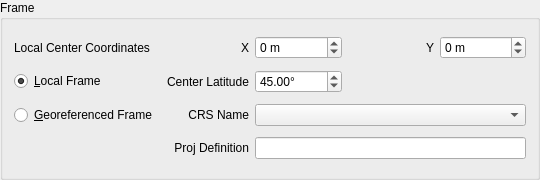
<?xml version="1.0" encoding="UTF-8"?>
<ui version="4.0">
 <class>FrameWidget</class>
 <widget class="QGroupBox" name="FrameWidget">
  <property name="geometry">
   <rect>
    <x>0</x>
    <y>0</y>
    <width>540</width>
    <height>180</height>
   </rect>
  </property>
  <property name="minimumSize">
   <size>
    <width>540</width>
    <height>180</height>
   </size>
  </property>
  <property name="windowTitle">
   <string>Frame</string>
  </property>
  <property name="title">
   <string>Frame</string>
  </property>
  <property name="flat">
   <bool>false</bool>
  </property>
  <layout class="QGridLayout" name="gridLayout_2">
   <item row="5" column="2">
    <widget class="QRadioButton" name="radioButton_local">
     <property name="text">
      <string>&amp;Local Frame</string>
     </property>
     <property name="checked">
      <bool>true</bool>
     </property>
    </widget>
   </item>
   <item row="3" column="6">
    <widget class="QDoubleSpinBox" name="localManualYSpinBox">
     <property name="toolTip">
      <string>Center is substracted from point coordinates during the adjustment</string>
     </property>
     <property name="suffix">
      <string> m</string>
     </property>
     <property name="decimals">
      <number>0</number>
     </property>
     <property name="minimum">
      <double>-10000000.000000000000000</double>
     </property>
     <property name="maximum">
      <double>10000000.000000000000000</double>
     </property>
     <property name="singleStep">
      <double>1000.000000000000000</double>
     </property>
    </widget>
   </item>
   <item row="3" column="4">
    <widget class="QDoubleSpinBox" name="localManualXSpinBox">
     <property name="toolTip">
      <string>Center is substracted from point coordinates during the adjustment</string>
     </property>
     <property name="suffix">
      <string> m</string>
     </property>
     <property name="decimals">
      <number>0</number>
     </property>
     <property name="minimum">
      <double>-10000000.000000000000000</double>
     </property>
     <property name="maximum">
      <double>10000000.000000000000000</double>
     </property>
     <property name="singleStep">
      <double>1000.000000000000000</double>
     </property>
    </widget>
   </item>
   <item row="5" column="3">
    <widget class="QLabel" name="label_17">
     <property name="toolTip">
      <string>Latitude in decimal degrees to determine the local curvature of the ellipsoid</string>
     </property>
     <property name="text">
      <string>Center Latitude</string>
     </property>
     <property name="alignment">
      <set>Qt::AlignRight|Qt::AlignTrailing|Qt::AlignVCenter</set>
     </property>
     <property name="wordWrap">
      <bool>true</bool>
     </property>
    </widget>
   </item>
   <item row="7" column="3">
    <widget class="QLabel" name="label_18">
     <property name="text">
      <string>CRS Name</string>
     </property>
     <property name="alignment">
      <set>Qt::AlignRight|Qt::AlignTrailing|Qt::AlignVCenter</set>
     </property>
    </widget>
   </item>
   <item row="3" column="2">
    <widget class="QLabel" name="label_2">
     <property name="text">
      <string>Local Center Coordinates</string>
     </property>
    </widget>
   </item>
   <item row="11" column="3">
    <widget class="QLabel" name="label">
     <property name="text">
      <string>Proj Definition</string>
     </property>
     <property name="alignment">
      <set>Qt::AlignRight|Qt::AlignTrailing|Qt::AlignVCenter</set>
     </property>
    </widget>
   </item>
   <item row="7" column="4" colspan="3">
    <widget class="QComboBox" name="comboBoxProj"/>
   </item>
   <item row="11" column="4" colspan="3">
    <widget class="QLineEdit" name="CRSLineEdit">
     <property name="toolTip">
      <string>&lt;html&gt;&lt;head/&gt;&lt;body&gt;Examples :
&lt;p&gt;epsg:32719&lt;/p&gt;
&lt;p&gt;IGNF:LAMB1&lt;/p&gt;
&lt;p&gt;+proj=lcc +lon_0=-90 +lat_1=33 +lat_2=45&lt;/p&gt;
&lt;/body&gt;&lt;/html&gt;</string>
     </property>
    </widget>
   </item>
   <item row="3" column="5">
    <widget class="QLabel" name="label_12">
     <property name="toolTip">
      <string>Center is substracted from point coordinates during the adjustment</string>
     </property>
     <property name="text">
      <string notr="true">Y</string>
     </property>
     <property name="alignment">
      <set>Qt::AlignRight|Qt::AlignTrailing|Qt::AlignVCenter</set>
     </property>
    </widget>
   </item>
   <item row="5" column="4">
    <widget class="QDoubleSpinBox" name="latitudeDoubleSpinBox">
     <property name="toolTip">
      <string>Latitude in decimal degrees to determine the local curvature of the ellipsoid</string>
     </property>
     <property name="suffix">
      <string>°</string>
     </property>
     <property name="decimals">
      <number>2</number>
     </property>
     <property name="minimum">
      <double>-90.000000000000000</double>
     </property>
     <property name="maximum">
      <double>90.000000000000000</double>
     </property>
     <property name="singleStep">
      <double>0.010000000000000</double>
     </property>
     <property name="value">
      <double>45.000000000000000</double>
     </property>
    </widget>
   </item>
   <item row="7" column="2">
    <widget class="QRadioButton" name="radioButton_proj">
     <property name="text">
      <string>&amp;Georeferenced Frame</string>
     </property>
    </widget>
   </item>
   <item row="3" column="3">
    <widget class="QLabel" name="label_11">
     <property name="toolTip">
      <string>&lt;html&gt;&lt;head/&gt;&lt;body&gt;&lt;p&gt;Center is substracted from point coordinates during the adjustment&lt;/p&gt;&lt;/body&gt;&lt;/html&gt;</string>
     </property>
     <property name="text">
      <string notr="true">X</string>
     </property>
     <property name="alignment">
      <set>Qt::AlignRight|Qt::AlignTrailing|Qt::AlignVCenter</set>
     </property>
    </widget>
   </item>
  </layout>
 </widget>
 <tabstops>
  <tabstop>localManualXSpinBox</tabstop>
  <tabstop>localManualYSpinBox</tabstop>
  <tabstop>radioButton_local</tabstop>
  <tabstop>latitudeDoubleSpinBox</tabstop>
  <tabstop>radioButton_proj</tabstop>
  <tabstop>comboBoxProj</tabstop>
  <tabstop>CRSLineEdit</tabstop>
 </tabstops>
 <resources/>
 <connections/>
</ui>
